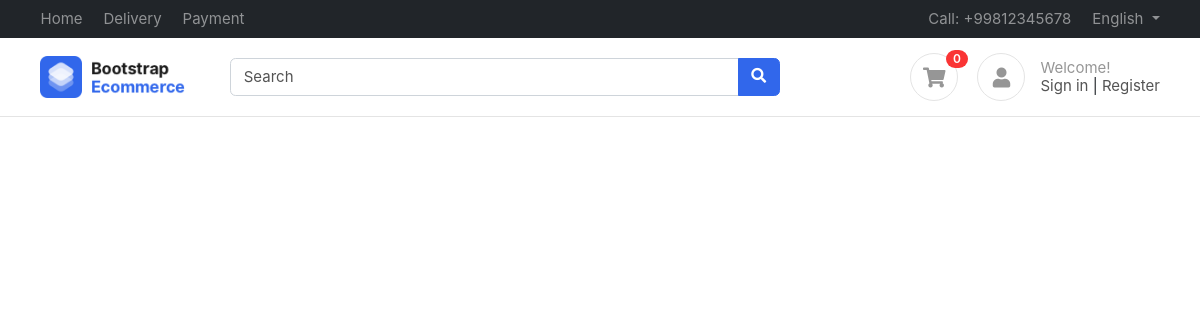
Before: / with the older database file.
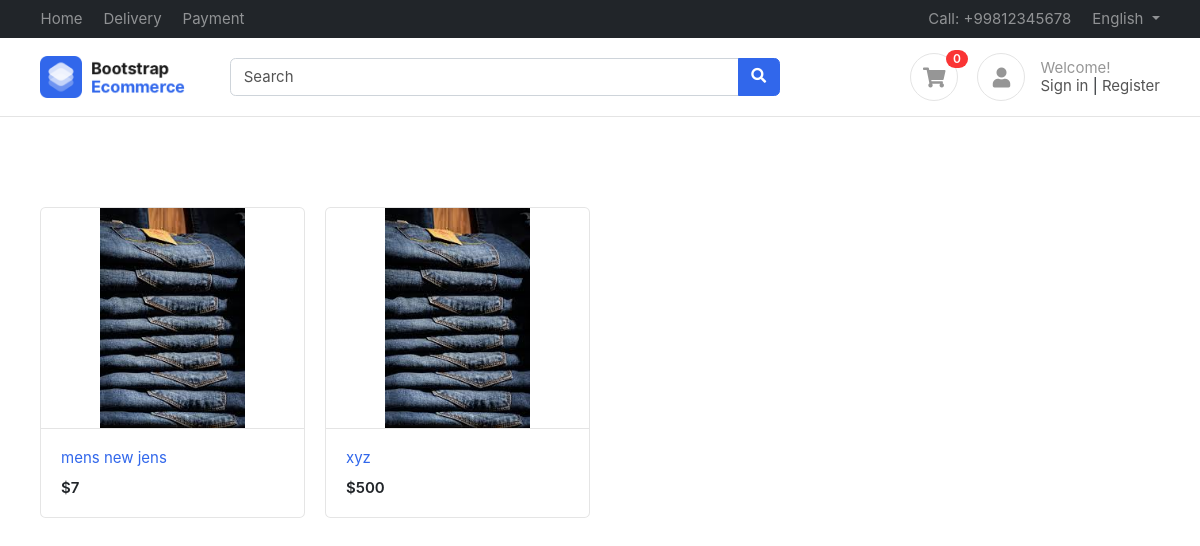
After: the same page with the newer database file.
### products/models.py (models this page shows, shortened)
class Product(BaseModel):
    product_name = models.CharField(max_length=100)
    slug = models.SlugField(unique=True,null=True,blank=True)
    category = models.ForeignKey(Category,on_delete=models.CASCADE,related_name='products')
    price = models.IntegerField()
    product_description = models.TextField()
    color_variant = models.ManyToManyField(ColorVariant,null=True,blank=True)
    size_variant = models.ManyToManyField(SizeVariant,null=True,blank=True)

class ProductImage(BaseModel):
    product = models.ForeignKey(Product,on_delete=models.CASCADE,related_name='product_images')
    image = models.ImageField(upload_to='product')

### home/views.py (the view)
# urls.py: path('',views.index,name='index')
def index(request):
    return render(request,'home/index.html',{'products':Product.objects.all()})

### templates/home/index.html
{% extends 'base/base.html' %}
{% load static %}
{% block start %}
<div class="container mt-5 pt-5">
    <div class="row">
        {% for product in products %}
        <div class="col-md-3" >
            <figure class="card card-product-grid">
                <div class="img-wrap">
                     <img src="media/{{product.product_images.first.image}}">
                     </div>
                <figcaption class="info-wrap border-top">
                    <a href="{% url 'get_product' product.slug %}">{{product.product_name}}</a>
                    <div class="price mt-2">${{product.price}}</div>
                </figcaption>
            </figure>
        </div>
        {% endfor %}
    </div>
    </div>
{% endblock %}

### templates/base/base.html (shortened to what this page needs)
<!DOCTYPE HTML>
{% load static %}
<html lang="en">
<head>
<link href="https://cdn.jsdelivr.net/npm/bootstrap@5.3.3/dist/css/bootstrap.min.css" rel="stylesheet">
<link href="{% static 'css/bootstrap.css' %}" rel="stylesheet" type="text/css"/>
<link href="{% static 'fonts/fontawesome/css/all.min.css' %}" type="text/css" rel="stylesheet">
<link href="{% static 'css/ui.css' %}" rel="stylesheet" type="text/css"/>
<link href="{% static 'css/responsive.css' %}" rel="stylesheet" />
</head>
<body>
	{% include 'base/header.html' %}
		{% block start %}
		{% endblock %}
</body>
</html>

### templates/base/header.html (shortened to what this page needs)
{% load static %}
<header class="section-header">
    <nav class="navbar navbar-dark navbar-expand p-0 bg-dark">
    <div class="container">
        <ul class="navbar-nav d-none d-md-flex mr-auto">
            <li class="nav-item"><a class="nav-link" href="{% url 'index' %}">Home</a></li>
            <li class="nav-item"><a class="nav-link" href="#">Delivery</a></li>
            <li class="nav-item"><a class="nav-link" href="#">Payment</a></li>
        </ul>
        <ul class="navbar-nav">
            <li class="nav-item"><a href="#" class="nav-link"> Call: +99812345678 </a></li>
            <li class="nav-item dropdown">
                 <a href="#" class="nav-link dropdown-toggle" data-toggle="dropdown"> English </a>
            </li>
        </ul>
      </div>
    </nav>
    <section class="header-main border-bottom">
        <div class="container">
    <div class="row align-items-center">
        <div class="col-lg-2 col-4">
            <div class="brand-wrap">
                <img class="logo" src="{% static 'images/logo.png' %}" alt="no img">
            </div>
        </div>
        <div class="col-lg-6 col-sm-12">
            <form action="#" class="search">
                <div class="input-group w-100">
                    <input type="text" class="form-control" placeholder="Search">
                    <div class="input-group-append">
                      <button class="btn btn-primary" type="submit">
                        <i class="fa fa-search"></i>
                      </button>
                    </div>
                </div>
            </form>
        </div>
        <div class="col-lg-4 col-sm-6 col-8">
            <div class="widgets-wrap float-md-right">
                <div class="widget-header  mr-3">
                    <a href="#" class="icon icon-sm rounded-circle border"><i class="fa fa-shopping-cart"></i></a>
                    <span class="badge badge-pill badge-danger notify">0</span>
                </div>
                <div class="widget-header icontext">
                    <a href="#" class="icon icon-sm rounded-circle border"><i class="fa fa-user"></i></a>
                    <div class="text">
                        <span class="text-muted">Welcome!</span>
                        <div>
                            <a href="{% url 'login' %}">Sign in</a> |
                            <a href="{% url 'register' %}"> Register</a>
                        </div>
                    </div>
                </div>
            </div>
        </div>
    </div>
        </div>
    </section>
    </header>

### static/css/ui.css (style rules this page uses)
html { font-family: 'Inter', sans-serif; font-size: 15px; }
.img-wrap { text-align: center; display: block; }
.img-wrap img { max-width: 100%; }
.icon-xs, .icon-sm, .icon-md, .icon-lg { display: inline-block; text-align: center; flex-shrink: 0; flex-grow: 0; }
.icon-sm { width: 48px; height: 48px; line-height: 48px; font-size: 20px; }
figure { margin-bottom: 0; }
.header-main { position: relative; padding-top: 1rem; padding-bottom: 1rem; }
.brand-wrap .logo, .navbar-brand .logo { margin-right: 7px; max-height: 42px; display: inline-block; }
.widget-header { display: inline-block; vertical-align: middle; position: relative; }
.widget-header a { color: #545454; }
.widget-header i { color: #969696; }
.widget-header .notify { position: absolute; top: -3px; right: -10px; }
[class*='card-product'] .img-wrap { overflow: hidden; position: relative; }
[class*='card-product'] .img-wrap img { height: 100%; max-width: 100%; width: auto; display: inline-block; object-fit: cover; }
.card-product-grid { margin-bottom: 20px; }
.card-product-grid .img-wrap { border-radius: 0.2rem 0.2rem 0 0; height: 220px; }
.card-product-grid .info-wrap { overflow: hidden; padding: 18px 20px; }
.card .img-wrap { overflow: hidden; }
.icontext { display: inline-flex; align-items: center; vertical-align: middle; }
.icontext .text { width: 100%; line-height: 1.2; color: #212529; }
.icontext .icon { position: relative; margin-right: 15px; flex-shrink: 0; flex-grow: 0; }
.notify { position: absolute; top: -4px; right: -10px; display: inline-block; padding: .25em .6em; font-size: 12px; line-height: 1; text-align: center; border-radius: 3rem; color: #fff; background-color: #fa3434; }
.price { font-weight: 600; color: #212529; }

Changed rows visible on the page:
added Product: product_images.first.image (picture), product_name "mens new jens", price "7"
added Product: product_images.first.image (picture), product_name "xyz", price "500"
